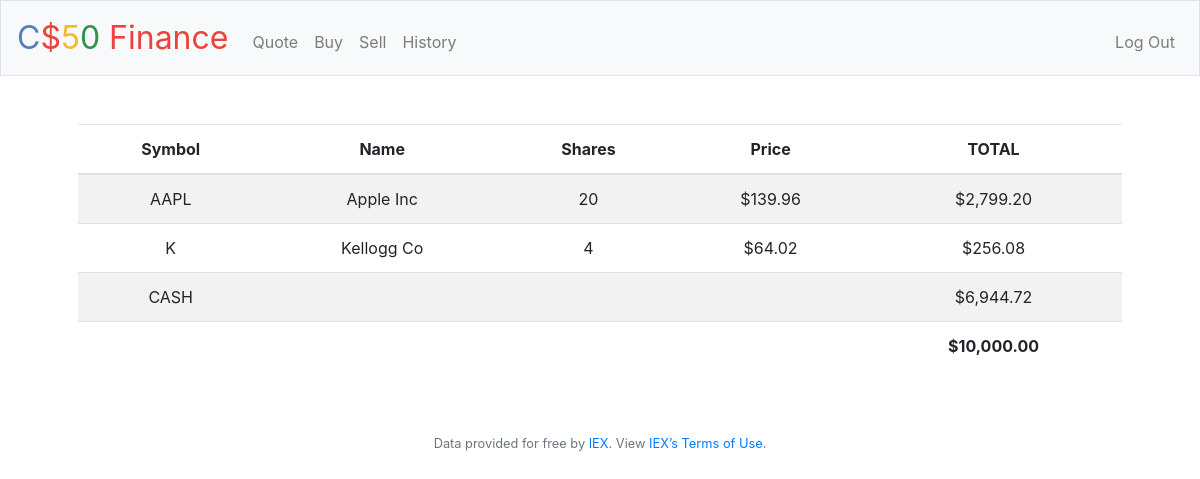
The page / (signed in) on the database its author committed.
### tables this page shows
CREATE TABLE transactions
(id INTEGER,
transactionsID INTEGER,
name TEXT NOT NULL,
symbol TEXT NOT NULL,
shares NUMERIC NOT NULL,
price NUMERIC NOT NULL,
total NUMERIC NOT NULL,
date NUMERIC NOT NULL,
PRIMARY KEY(transactionsID)
FOREIGN KEY (id) REFERENCES users(id));

CREATE TABLE users
(id INTEGER,
username TEXT NOT NULL,
hash TEXT NOT NULL,
cash NUMERIC NOT NULL DEFAULT 10000.00,
PRIMARY KEY(id));

### application.py (the view)
@app.route("/")
@login_required
def index():
    holdings = db.execute("SELECT symbol,name,SUM(shares),price,SUM(total) FROM transactions GROUP BY symbol HAVING id = ?",session["user_id"])
    cash = db.execute("SELECT cash FROM users WHERE id = ?",session["user_id"])[0]["cash"]
    grand_total = cash
    for stock in holdings:
        grand_total += stock["SUM(total)"]
    return render_template("index.html",holdings=holdings,cash=cash,grand_total=grand_total)

### application.py (called while the page is built)
@app.after_request
def after_request(response):
    response.headers["Cache-Control"] = "no-cache, no-store, must-revalidate"
    response.headers["Expires"] = 0
    response.headers["Pragma"] = "no-cache"
    return response

### helpers.py (called while the page is built)
def login_required(f):
    @wraps(f)
    def decorated_function(*args, **kwargs):
        if session.get("user_id") is None:
            return redirect("/login")
        return f(*args, **kwargs)
    return decorated_function

def usd(value):
    return f"${value:,.2f}"

### templates/index.html (shortened to what this page needs)
{% extends "layout.html" %}
{% block main %}
<table class="table table-striped">
    <thead>
        <tr>
            <th>Symbol</th>
            <th>Name</th>
            <th>Shares</th>
            <th>Price</th>
            <th>TOTAL</th>
        </tr>
    </thead>
    <tbody>
        {% for trade in holdings %}
            <tr>
                <td>{{ trade["symbol"].upper() }}</td>
                <td>{{ trade["name"] }}</td>
                <td>{{ trade["SUM(shares)"] }}</td>
                <td>{{ trade["price"]| usd }}</td>
                <td>{{ trade["SUM(total)"]| usd }}</td>
            </tr>
        {% endfor %}
        <tr>
            <td>CASH</td>
            <td></td>
            <td></td>
            <td></td>
            <td>{{ cash | usd}}</td>
        </tr>
    </tbody>
    <tfoot>
        <tr>
            <td colspan="4"></td>
            <td><strong>{{ grand_total | usd}}</strong></td>
        </tr>
    </tfoot>
</table>
{% endblock %}

### templates/layout.html (shortened to what this page needs)
<!DOCTYPE html>
<html lang="en">
    <head>
        <link rel="stylesheet" href="https://cdn.jsdelivr.net/npm/bootstrap@4.5.3/dist/css/bootstrap.min.css">
        <link href="/static/styles.css" rel="stylesheet">
    </head>
    <body>
        <nav class="navbar navbar-expand-md navbar-light bg-light border">
            <a class="navbar-brand" href="/"><span class="blue">C</span><span class="red">$</span><span class="yellow">5</span><span class="green">0</span> <span class="red">Finance</span></a>
            <div class="collapse navbar-collapse" id="navbar">
                {% if session.user_id %}
                    <ul class="navbar-nav mr-auto mt-2">
                        <li class="nav-item"><a class="nav-link" href="/quote">Quote</a></li>
                        <li class="nav-item"><a class="nav-link" href="/buy">Buy</a></li>
                        <li class="nav-item"><a class="nav-link" href="/sell">Sell</a></li>
                        <li class="nav-item"><a class="nav-link" href="/history">History</a></li>
                    </ul>
                    <ul class="navbar-nav ml-auto mt-2">
                        <li class="nav-item"><a class="nav-link" href="/logout">Log Out</a></li>
                    </ul>
                {% else %}
                    <ul class="navbar-nav ml-auto mt-2">
                        <li class="nav-item"><a class="nav-link" href="/register">Register</a></li>
                        <li class="nav-item"><a class="nav-link" href="/login">Log In</a></li>
                    </ul>
                {% endif %}
            </div>
        </nav>
        <main class="container p-5">
            {% block main %}{% endblock %}
        </main>
        <footer class="small text-center text-muted">
            Data provided for free by <a href="https://iextrading.com/developer">IEX</a>. View <a href="https://iextrading.com/api-exhibit-a/">IEX’s Terms of Use</a>.
        </footer>
    </body>
</html>

### static/styles.css (style rules this page uses)
nav .navbar-brand { font-size: xx-large; }
nav .navbar-brand .blue { color: #537fbe; }
nav .navbar-brand .red { color: #ea433b; }
nav .navbar-brand .yellow { color: #f5b82e; }
nav .navbar-brand .green { color: #2e944b; }
main { overflow-x: auto; text-align: center; }

### rows shown on the page
transactions: symbol "AAPL", name "Apple Inc", shares "20", price "$139.96", total "$2,799.20"
transactions: symbol "K", name "Kellogg Co", shares "4", price "$64.02", total "$256.08"
users: cash "$6,944.72"

### other values the page prints
{{ grand_total | usd }} "$10,000.00"
